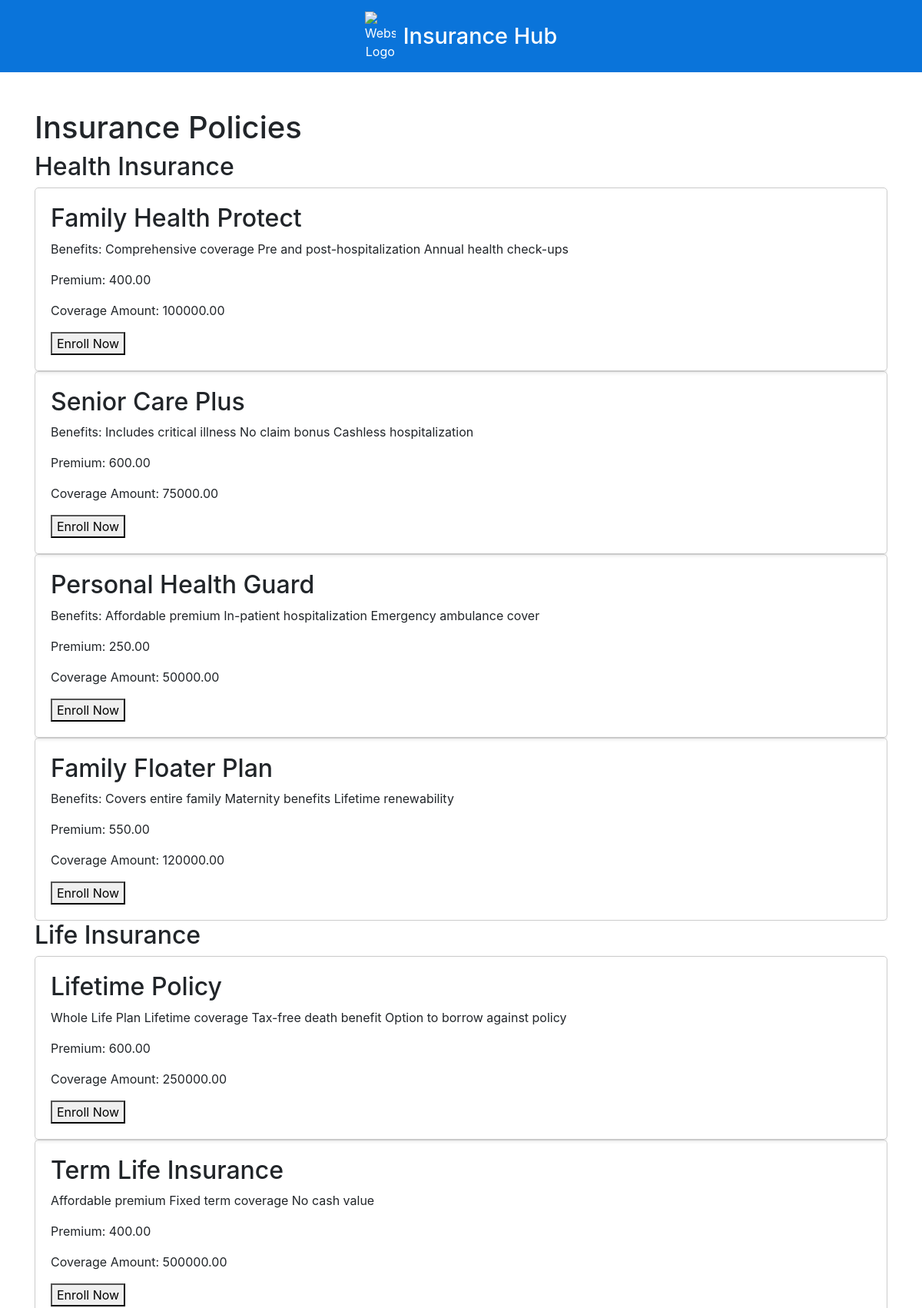
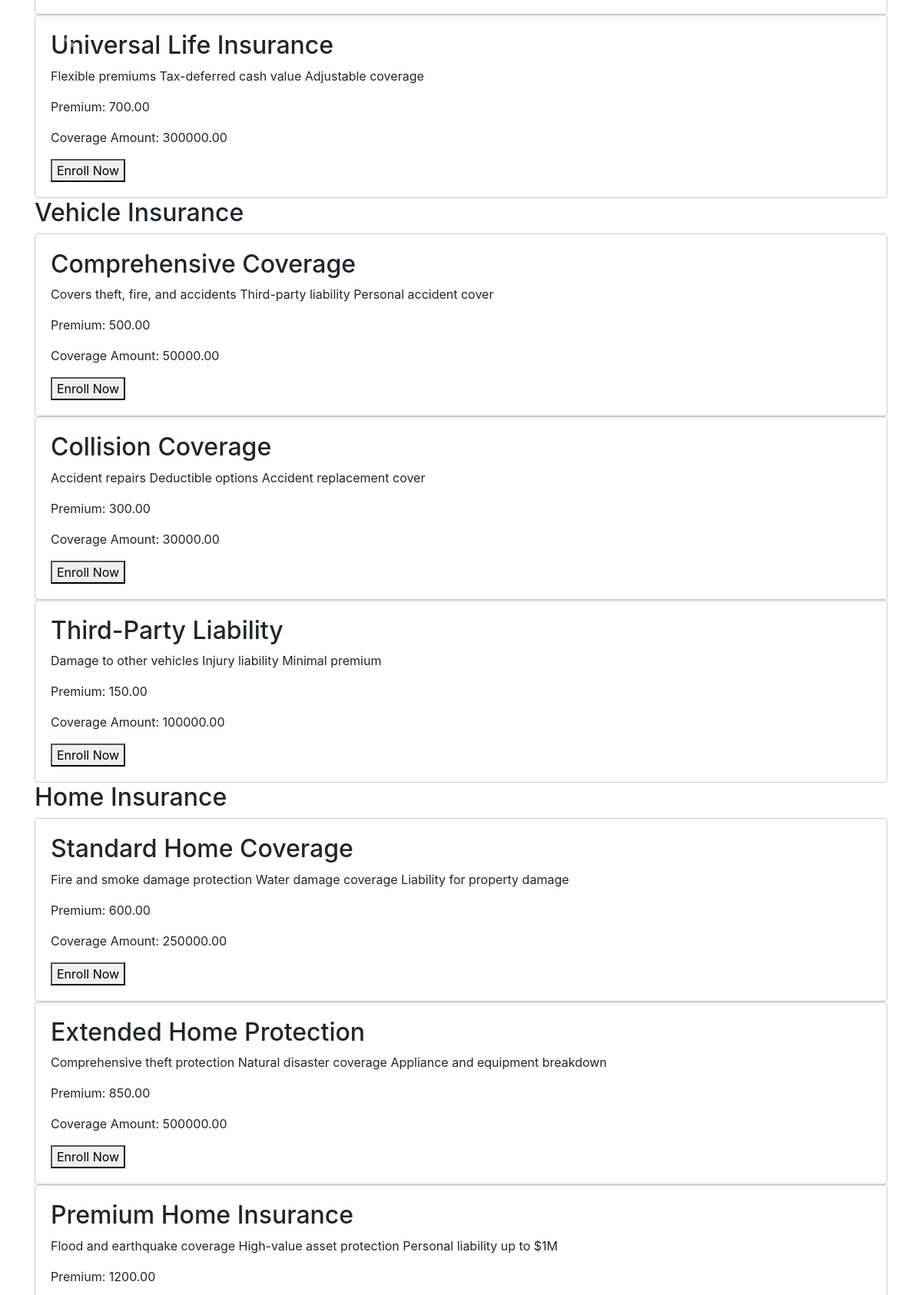
/main/ (upper part), run on the app's committed database (2 pictures, top to bottom).
### login/models.py (models this page shows)
class InsurancePolicy(models.Model):
    POLICY_TYPES = [('Health', 'Health'), ('Life', 'Life'), ('Auto', 'Auto'), ('Home', 'Home')]
    policy_number = models.CharField(max_length=20, unique=True)
    type = models.CharField(choices=POLICY_TYPES, max_length=20)
    name = models.CharField(max_length=100)
    description = models.TextField()
    premium = models.DecimalField(max_digits=10, decimal_places=2)
    coverage_amount = models.DecimalField(max_digits=10, decimal_places=2)
    created_by = models.ForeignKey(User, on_delete=models.CASCADE)
    created_at = models.DateTimeField(auto_now_add=True)

### login/views.py (the view)
# urls.py: path('main/', views.policy_list, name='Main'),
def policy_list(request):
    policies = InsurancePolicy.objects.all()
    return render(request, 'Main.html', {'policies': policies})

### login/templates/Main.html (shortened to what this page needs)
<!DOCTYPE html>
<html lang="en">
<head>
    {% load static %}
    <link rel="stylesheet" href="https://stackpath.bootstrapcdn.com/bootstrap/4.5.2/css/bootstrap.min.css">
</head>
<body>
    <header>
        <div class="header-content">
            <img src="{% static 'images/logo.png' %}" alt="Website Logo" class="logo">
            <h1 class="website-name">Insurance Hub</h1>
        </div>
    </header>
<div class="container mt-5">
    <h1>Insurance Policies</h1>
    <div id="policyCarousel" class="carousel slide" data-ride="carousel">
        <div class="carousel-inner">
            <div class="carousel-item active">
                <h2>Health Insurance</h2>
        {% for policy in policies %}
        {% if policy.type == 'Health' %}
            <div class="policy-card">
            <h2>{{ policy.name }}</h2>
            <p>{{ policy.description }}</p>
            <p>Premium: {{ policy.premium }}</p>
            <p>Coverage Amount: {{ policy.coverage_amount }}</p>
            <a href="{% url 'purchase_policy' policy.id %}">
                <button>Enroll Now</button>
            </a>
    </div>
    {% endif %}
    {% endfor %}
    </div>
    </div>
    </div>
            <div id="policyCarousel" class="carousel slide" data-ride="carousel">
                <div class="carousel-inner">
                    <div class="carousel-item active">
                        <h2>Life Insurance</h2>
    {% for policy in policies %}
    {% if policy.type == 'Life' %}
    <div class="policy-card">
        <h2>{{ policy.name }}</h2>
        <p>{{ policy.description }}</p>
        <p>Premium: {{ policy.premium }}</p>
        <p>Coverage Amount: {{ policy.coverage_amount }}</p>
        <a href="{% url 'purchase_policy' policy.id %}">
            <button>Enroll Now</button>
        </a>
    </div>
    {% endif %}
    {% endfor %}
                </div>
                </div>
            </div>
            <div id="policyCarousel" class="carousel slide" data-ride="carousel">
                <div class="carousel-inner">
                    <div class="carousel-item active">
                        <h2>Vehicle Insurance</h2>
    {% for policy in policies %}
    {% if policy.type == 'Auto' %}
    <div class="policy-card">
        <h2>{{ policy.name }}</h2>
        <p>{{ policy.description }}</p>
        <p>Premium: {{ policy.premium }}</p>
        <p>Coverage Amount: {{ policy.coverage_amount }}</p>
        <a href="{% url 'purchase_policy' policy.id %}">
            <button>Enroll Now</button>
        </a>
    </div>
    {% endif %}
    {% endfor %}
    </div>
    </div>
    </div>
            <div id="policyCarousel" class="carousel slide" data-ride="carousel">
                <div class="carousel-inner">
                    <div class="carousel-item active">
    <h2>Home Insurance</h2>
    {% for policy in policies %}
    {% if policy.type == 'Home' %}
    <div class="policy-card">
        <h2>{{ policy.name }}</h2>
        <p>{{ policy.description }}</p>
        <p>Premium: {{ policy.premium }}</p>
        <p>Coverage Amount: {{ policy.coverage_amount }}</p>
        <a href="{% url 'purchase_policy' policy.id %}">
            <button>Enroll Now</button>
        </a>
    </div>
    {% endif %}
    {% endfor %}
    </div>
    </div>
    </div>
        <a class="carousel-control-prev" href="#policyCarousel" role="button" data-slide="prev">
            <span class="carousel-control-prev-icon" aria-hidden="true"></span>
        </a>
        <a class="carousel-control-next" href="#policyCarousel" role="button" data-slide="next">
            <span class="carousel-control-next-icon" aria-hidden="true"></span>
        </a>-->
    </div>
</body>
</html>

### login/templates/Main.html (style rules this page uses)
.policy-card { padding: 20px; border: 1px solid #ccc; border-radius: 5px; box-shadow: 0 2px 5px rgba(0, 0, 0, 0.1); }
header { background-color: #0a74da; color: white; padding: 15px 0; text-align: center; }
.header-content { display: flex; align-items: center; justify-content: center; }
.logo { width: 40px; margin-right: 10px; }
.website-name { font-size: 1.8rem; margin: 0; }

### data on the page
InsurancePolicy: name "Family Health Protect", description "Benefits: Comprehensive coverage Pre and post-hospitalization Annual health check-ups", premium "400.00", coverage_amount "100000.00"
InsurancePolicy: name "Senior Care Plus", description "Benefits: Includes critical illness No claim bonus Cashless hospitalization", premium "600.00", coverage_amount "75000.00"
InsurancePolicy: name "Personal Health Guard", description "Benefits: Affordable premium In-patient hospitalization Emergency ambulance cover", premium "250.00", coverage_amount "50000.00"
InsurancePolicy: name "Family Floater Plan", description "Benefits: Covers entire family Maternity benefits Lifetime renewability", premium "550.00", coverage_amount "120000.00"
InsurancePolicy: name "Lifetime Policy", description "Whole Life Plan Lifetime coverage Tax-free death benefit Option to borrow against policy", premium "600.00", coverage_amount "250000.00"
InsurancePolicy: name "Term Life Insurance", description "Affordable premium Fixed term coverage No cash value", premium "400.00", coverage_amount "500000.00"
InsurancePolicy: name "Universal Life Insurance", description "Flexible premiums Tax-deferred cash value Adjustable coverage", premium "700.00", coverage_amount "300000.00"
InsurancePolicy: name "Comprehensive Coverage", description "Covers theft, fire, and accidents Third-party liability Personal accident cover", premium "500.00", coverage_amount "50000.00"
InsurancePolicy: name "Collision Coverage", description "Accident repairs Deductible options Accident replacement cover", premium "300.00", coverage_amount "30000.00"
InsurancePolicy: name "Third-Party Liability", description "Damage to other vehicles Injury liability Minimal premium", premium "150.00", coverage_amount "100000.00"
InsurancePolicy: name "Standard Home Coverage", description "Fire and smoke damage protection Water damage coverage Liability for property damage", premium "600.00", coverage_amount "250000.00"
InsurancePolicy: name "Extended Home Protection", description "Comprehensive theft protection Natural disaster coverage Appliance and equipment breakdown", premium "850.00", coverage_amount "500000.00"
InsurancePolicy: name "Premium Home Insurance", description "Flood and earthquake coverage High-value asset protection Personal liability up to $1M", premium "1200.00"
